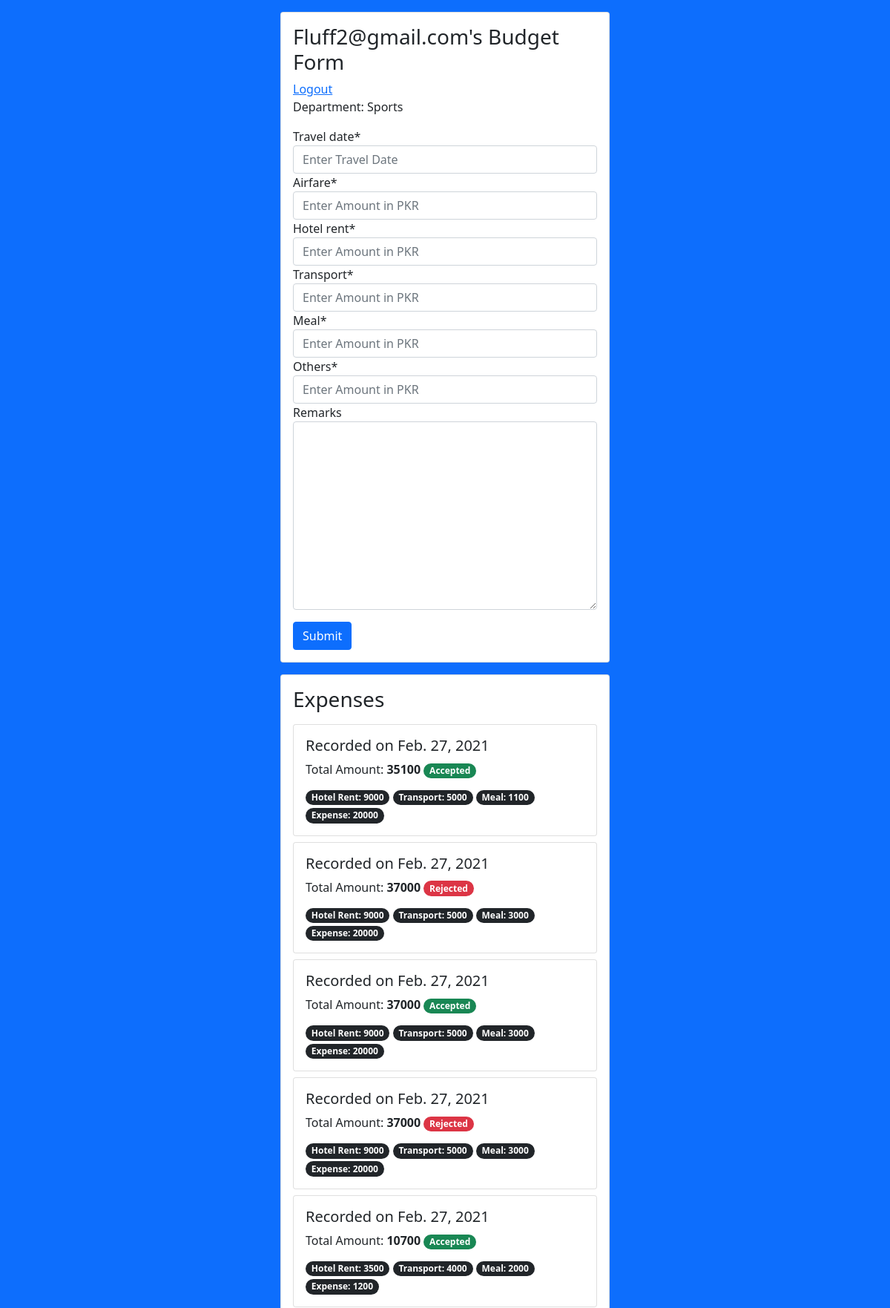
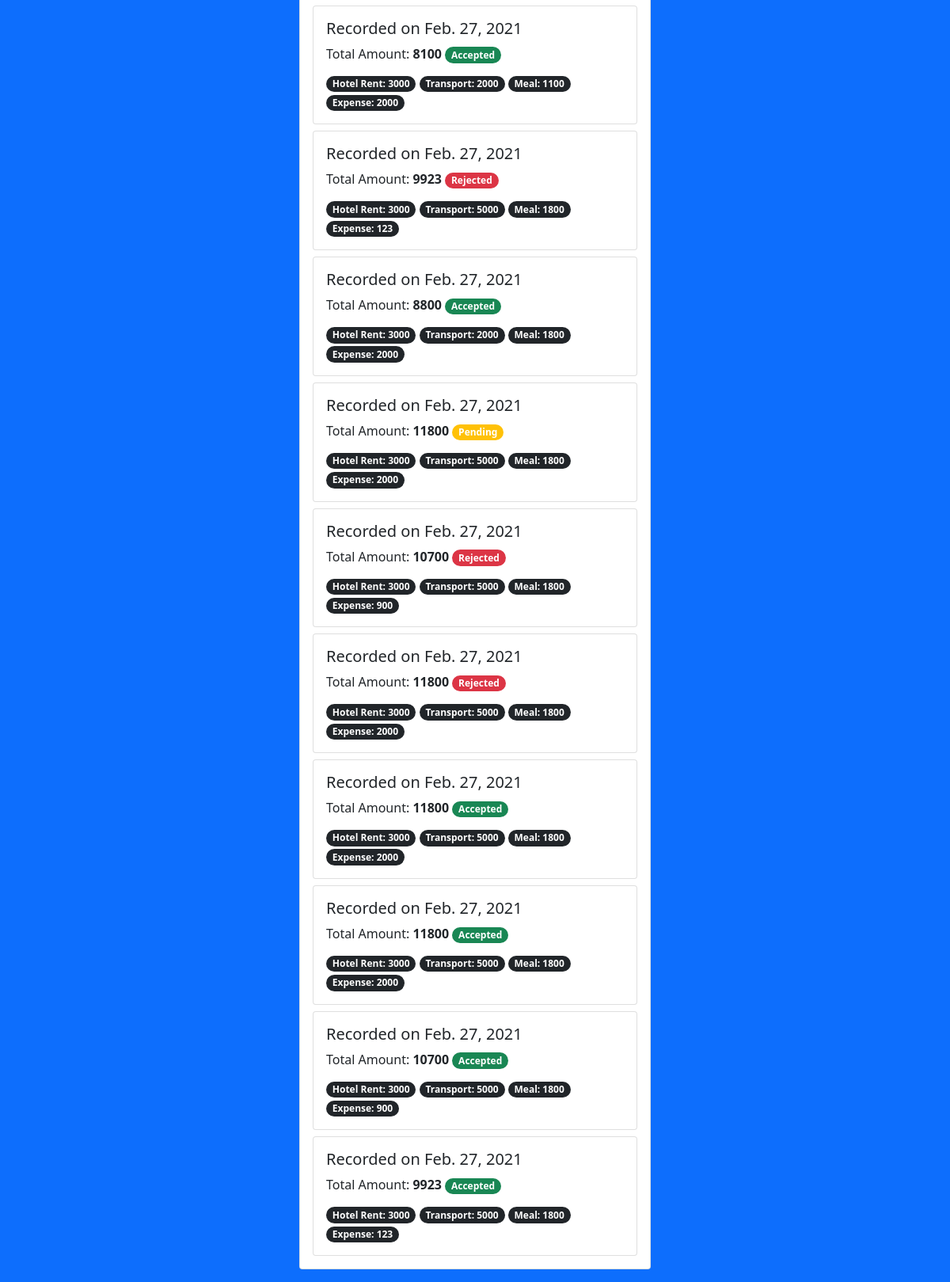
Screenshot of /expense (signed in) with the database file from the repository (2 pictures, top to bottom).
### budget/models.py (models this page shows, shortened)
class User(AbstractBaseUser, PermissionsMixin):
    first_name = models.CharField(max_length=100,default="dufault")
    last_name = models.CharField(max_length=100,default="dufault")
    username = models.CharField(max_length=100)
    user_number = models.IntegerField(null=True, blank=True)
    email = models.EmailField(unique=True)
    user_salary = models.IntegerField(null=True, blank=True)
    user_role = models.CharField(max_length=100, null=True, blank=True)
    department = models.ForeignKey(Department, models.CASCADE, default='2')
    is_staff = models.BooleanField(default=False)
    is_active = models.BooleanField(default=True)
    date_joined = models.DateTimeField(default=timezone.now)
    head = models.BooleanField(default=False)
    objects = UserManager()
    USERNAME_FIELD = 'email'
    REQUIRED_FIELDS = []
    class Meta:
        verbose_name = _('user')
        verbose_name_plural = _('users')

class Department(models.Model):
    department_name = models.CharField(max_length=100)

class Expenses(models.Model):
    employee = models.ForeignKey(User,models.CASCADE)
    date = models.DateTimeField(auto_now=True)
    travel_date = models.DateField(null=True, blank=True)
    airfare = models.IntegerField(null=True, blank=True)
    hotel_rent = models.IntegerField(null=True, blank=True)
    transport = models.IntegerField(null=True, blank=True)
    meal = models.IntegerField(null=True, blank=True)
    others = models.IntegerField(null=True, blank=True)
    remarks = models.TextField(null=True, blank=True)
    form_status = models.BooleanField(default=None, null=True, blank=True)
    total_amount = models.IntegerField(null=True, blank=True)
    department = models.ForeignKey(Department, on_delete=models.SET_NULL, blank=True, null=True)

### budget/views.py (the view, shortened to what this page needs)
# urls.py: path('expense', expenseApprovalRequest, name='expenseApprovalRequest'),
@login_required
def expenseApprovalRequest(request):
    employeesExpenses = Expenses.objects.filter(employee=request.user).order_by('-id')
    form = expenseApprovalForm(request.POST or None)
    budget = Budget.objects.get(department=request.user.department)
    context = {
        'form': form,
        'expenses': employeesExpenses,
    }
    return render(request, 'expense_approval/form.html', context)

### budget/forms.py
class expenseApprovalForm(forms.ModelForm):
    hotel_rent = forms.CharField(widget=forms.TextInput(attrs={'placeholder': 'Enter Amount in PKR'}))
    transport = forms.CharField(widget=forms.TextInput(attrs={'placeholder': 'Enter Amount in PKR'}))
    meal = forms.CharField(widget=forms.TextInput(attrs={'placeholder': 'Enter Amount in PKR'}))
    travel_date = forms.CharField(widget=forms.TextInput(attrs={'placeholder': 'Enter Travel Date'}))
    airfare = forms.CharField(widget=forms.TextInput(attrs={'placeholder': 'Enter Amount in PKR'}))
    others = forms.CharField(widget=forms.TextInput(attrs={'placeholder': 'Enter Amount in PKR'}))
    remarks = forms.Textarea()
    class Meta:
        model = Expenses
        exclude = ['employee','form_status','total_amount', 'department']

### templates/expense_approval/form.html (shortened to what this page needs)
{% extends 'base.html' %}
{% load crispy_forms_tags %}
{% block content %}
    <div class="card m-3 p-3">
        <h3 class="">{{request.user.email|capfirst}}'s Budget Form</h3>
        <a href="{% url 'account_logout' %}">Logout</a>
        <p>Department: {{request.user.department.department_name}}</p>
    <form method="post">
        {{form|crispy}}
        <button type="submit" class="btn btn-primary mt-3">Submit</button>
    </form>
    </div>
    <div class="card p-3 m-3">
        <h3>Expenses</h3>
        {% for expense in expenses %}
        <div class="card mt-2 p-3">
            <h5>
                Recorded on {{expense.date|date}}
            </h5>
            <p style="margin: 0;">
                Total Amount:
                <b>{{expense.total_amount }}</b>
                {% if expense.form_status == None %}
                <span class="badge bg-warning" style="border-radius: 20px;">Pending</span>
                {% elif expense.form_status %}
                <span class="badge bg-success" style="border-radius: 20px;">Accepted</span>
                {% elif not expense.form_status %}
                <span class="badge bg-danger" style="border-radius: 20px;">Rejected</span>
                {% endif %}
                <br>
                <span class="badge bg-dark mt-3" style="border-radius: 20px;">Hotel Rent: {{expense.hotel_rent }}</span>
                <span class="badge bg-dark" style="border-radius: 20px;">Transport: {{expense.transport }}</span>
                <span class="badge bg-dark" style="border-radius: 20px;">Meal: {{expense.meal }}</span>
                <span class="badge bg-dark" style="border-radius: 20px;">Expense: {{expense.others }}</span>
            </p>
        </div>
        {% empty %}
        <p>You have no recorded expenses.</p>
        {% endfor %}
    </div>
{% endblock %}

### templates/base.html (shortened to what this page needs)
<!doctype html>
<html lang="en">
  <head>
    <link href="https://cdn.jsdelivr.net/npm/bootstrap@5.0.0-beta2/dist/css/bootstrap.min.css" rel="stylesheet">
  </head>
  <body class="bg-primary">
<div class="container" style="width: 500px;">
    {% block content %}{% endblock %}
</div>
  </body>
</html>

### rows the page displays
User: user.email "Fluff2@gmail.com", user.department.department_name "Sports"
Expenses: date "Feb. 27, 2021", total_amount "35100", form_status "Accepted", hotel_rent "9000", transport "5000", meal "1100", others "20000"
Expenses: date "Feb. 27, 2021", total_amount "37000", form_status "Rejected", hotel_rent "9000", transport "5000", meal "3000", others "20000"
Expenses: date "Feb. 27, 2021", total_amount "37000", form_status "Accepted", hotel_rent "9000", transport "5000", meal "3000", others "20000"
Expenses: date "Feb. 27, 2021", total_amount "37000", form_status "Rejected", hotel_rent "9000", transport "5000", meal "3000", others "20000"
Expenses: date "Feb. 27, 2021", total_amount "10700", form_status "Accepted", hotel_rent "3500", transport "4000", meal "2000", others "1200"
Expenses: date "Feb. 27, 2021", total_amount "8100", form_status "Accepted", hotel_rent "3000", transport "2000", meal "1100", others "2000"
Expenses: date "Feb. 27, 2021", total_amount "9923", form_status "Rejected", hotel_rent "3000", transport "5000", meal "1800", others "123"
Expenses: date "Feb. 27, 2021", total_amount "8800", form_status "Accepted", hotel_rent "3000", transport "2000", meal "1800", others "2000"
Expenses: date "Feb. 27, 2021", total_amount "11800", shows "Pending", hotel_rent "3000", transport "5000", meal "1800", others "2000"
Expenses: date "Feb. 27, 2021", total_amount "10700", form_status "Rejected", hotel_rent "3000", transport "5000", meal "1800", others "900"
Expenses: date "Feb. 27, 2021", total_amount "11800", form_status "Rejected", hotel_rent "3000", transport "5000", meal "1800", others "2000"
Expenses: date "Feb. 27, 2021", total_amount "11800", form_status "Accepted", hotel_rent "3000", transport "5000", meal "1800", others "2000"
Expenses: date "Feb. 27, 2021", total_amount "11800", form_status "Accepted", hotel_rent "3000", transport "5000", meal "1800", others "2000"
Expenses: date "Feb. 27, 2021", total_amount "10700", form_status "Accepted", hotel_rent "3000", transport "5000", meal "1800", others "900"
Expenses: date "Feb. 27, 2021", total_amount "9923", form_status "Accepted", hotel_rent "3000", transport "5000", meal "1800", others "123"
